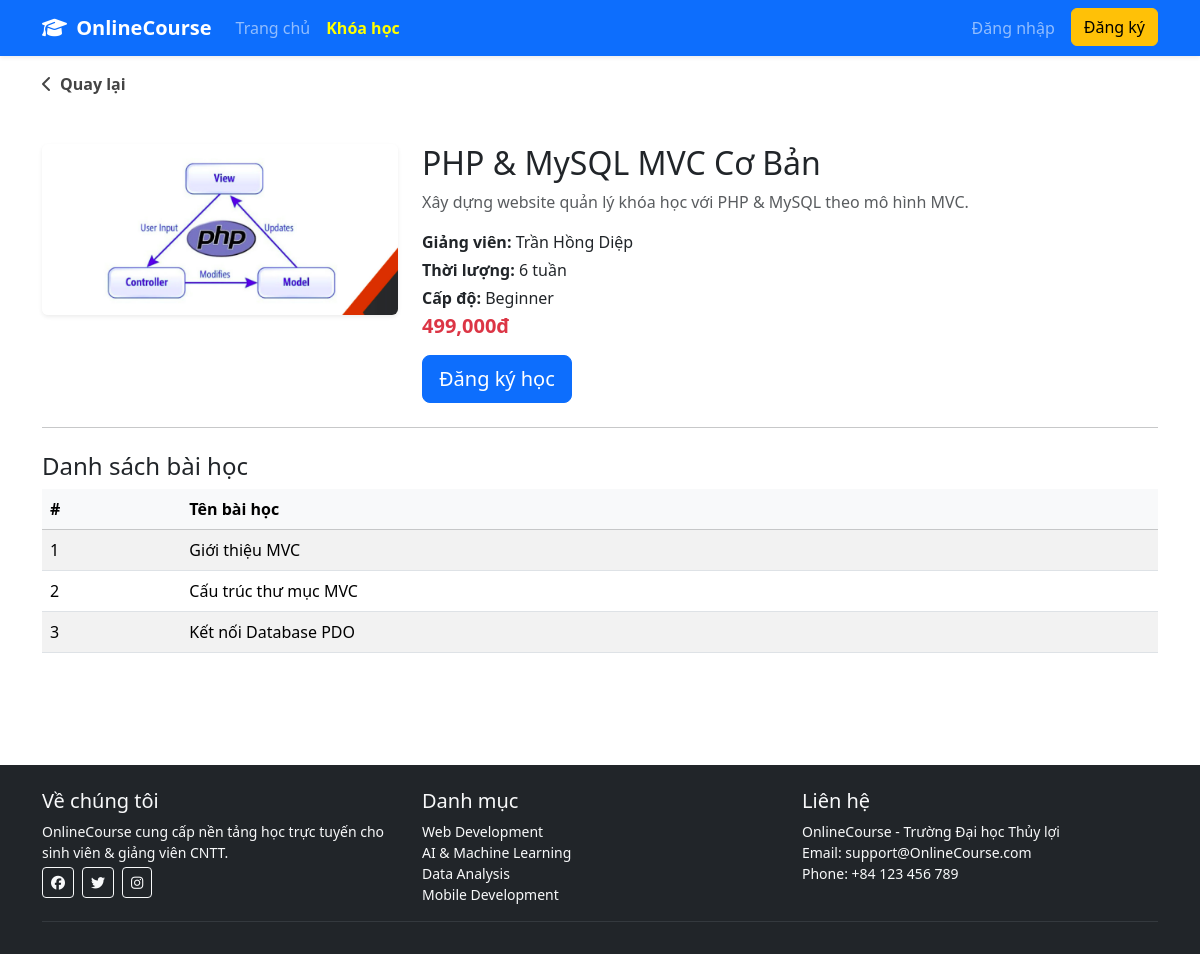
Screenshot of /index.php?controller=course&action=detail&id=1 with the database file from the repository.
### tables this page shows
CREATE TABLE `courses` (
  `id` int(11) NOT NULL,
  `title` varchar(255) NOT NULL,
  `description` text DEFAULT NULL,
  `instructor_id` int(11) NOT NULL,
  `category_id` int(11) NOT NULL,
  `price` decimal(10,2) DEFAULT 0.00,
  `duration_weeks` int(11) DEFAULT 1,
  `level` varchar(50) DEFAULT NULL,
  `image` varchar(255) DEFAULT NULL,
  `created_at` datetime DEFAULT current_timestamp(),
  `updated_at` datetime DEFAULT current_timestamp() ON UPDATE current_timestamp(),
  `approved` tinyint(1) DEFAULT 0
);

CREATE TABLE `users` (
  `id` int(11) NOT NULL,
  `username` varchar(255) NOT NULL,
  `email` varchar(255) NOT NULL,
  `password` varchar(255) NOT NULL,
  `fullname` varchar(255) DEFAULT NULL,
  `role` int(11) NOT NULL DEFAULT 0,
  `created_at` datetime DEFAULT current_timestamp(),
  `avatar` varchar(255) DEFAULT NULL,
  `is_active` tinyint(1) NOT NULL DEFAULT 1
);

CREATE TABLE `lessons` (
  `id` int(11) NOT NULL,
  `course_id` int(11) NOT NULL,
  `title` varchar(255) NOT NULL,
  `content` longtext DEFAULT NULL,
  `video_url` varchar(255) DEFAULT NULL,
  `order` int(11) DEFAULT NULL,
  `created_at` datetime DEFAULT current_timestamp()
);

### controllers/BaseController.php (called while the page is built, shortened)
<?php
abstract class BaseController {
    protected function render($view, $data = []) {
        extract($data);
        include __DIR__ . '/../views/layouts/header.php';
        include __DIR__ . '/../views/' . $view . '.php';
        include __DIR__ . '/../views/layouts/footer.php';
    }
}

### controllers/CourseController.php (called while the page is built, shortened)
<?php
require_once 'BaseController.php';
require_once __DIR__ . '/../models/Course.php';
require_once __DIR__ . '/../models/Lesson.php';
class CourseController extends BaseController {
    private $courseModel;
    private $lessonModel;
    public function __construct() {
        $this->courseModel = new Course();
        $this->lessonModel  = new Lesson();
    }
    public function detail() {
        $id = $_GET['id'] ?? 0;
        $course = $this->courseModel->findById($id);
        $lessons = $this->lessonModel->getByCourse($id);
        $isEnrolled = false;
        $this->render('courses/detail', [
            'course' => $course,
            'lessons' => $lessons,
            'isEnrolled' => $isEnrolled
        ]);
    }
}

### config/Database.php (called while the page is built, shortened)
<?php
class Database {
    private $host = "127.0.0.1";
    private $dbname = "onlinecourse";
    private $username = "root";
    private $password = "";
    public function connect() {
        $this->conn = null;
        try {
            $this->conn = new PDO(
                "mysql:host=".$this->host.";dbname=".$this->dbname.";charset=utf8mb4",
                $this->username,
                $this->password
            );
            $this->conn->setAttribute(PDO::ATTR_ERRMODE, PDO::ERRMODE_EXCEPTION);
        } catch(PDOException $e) {
            die("Kết nối thất bại: " . $e->getMessage());
        }
        return $this->conn;
    }
    public static function getConnection() {
        $db = new Database();
        return $db->connect();
    }
}

### models/Course.php (called while the page is built, shortened)
<?php
require_once __DIR__ . '/../config/Database.php';
class Course {
    private $pdo;
    public function __construct() {
        $this->pdo = Database::getConnection();
    }
    public function findById($id) {
        $sql = "SELECT
                    c.id,
                    c.title,
                    c.description,
                    c.category_id,
                    c.instructor_id,
                    c.duration_weeks,
                    c.level,
                    c.price,
                    c.image,
                    u.fullname AS instructor
                FROM courses c
                LEFT JOIN users u ON c.instructor_id = u.id
                WHERE c.id = ?
                LIMIT 1";
        $stmt = $this->pdo->prepare($sql);
        $stmt->execute([$id]);
        return $stmt->fetch(PDO::FETCH_ASSOC);
    }
}

### models/Lesson.php (called while the page is built, shortened)
<?php
require_once __DIR__ . '/../config/Database.php';
class Lesson {
    private $pdo;
    public function __construct() {
        $this->pdo = Database::getConnection();
    }
    public function getByCourse($courseId) {
        $sql = "SELECT * FROM lessons
                WHERE course_id = ?
                ORDER BY `order` ASC";
        $stmt = $this->pdo->prepare($sql);
        $stmt->execute([$courseId]);
        return $stmt->fetchAll(PDO::FETCH_ASSOC);
    }
}

### views/courses/detail.php (the view, shortened to what this page needs)
<div class="container py-5">
    <div class="row g-4">
        <div class="col-md-4">
            <img src="assets/uploads/courses/<?= htmlspecialchars($course['image']) ?>"
                 class="img-fluid rounded shadow-sm"
                 alt="<?= htmlspecialchars($course['title']) ?>">
        </div>
        <div class="col-md-8">
            <h2><?= htmlspecialchars($course['title']) ?></h2>
            <p class="text-muted"><?= htmlspecialchars($course['description']) ?></p>
            <p class="mb-1"><strong>Giảng viên:</strong> <?= htmlspecialchars($course['instructor']) ?></p>
            <p class="mb-1"><strong>Thời lượng:</strong> <?= $course['duration_weeks'] ?> tuần</p>
            <p class="mb-1"><strong>Cấp độ:</strong> <?= htmlspecialchars($course['level']) ?></p>
            <p class="mb-3">
                <span class="fw-bold text-danger h5 mb-0"><?= number_format($course['price']) . "đ" ?></span>
            </p>
            <?php if (!$currentUser): ?>
                <a href="index.php?controller=auth&action=login"
                class="btn btn-primary btn-lg">
                Đăng ký học
                </a>
            <?php elseif ($isEnrolled): ?>
                <button class="btn btn-secondary btn-lg" disabled>Đã đăng ký</button>
            <?php endif; ?>
        </div>
    </div>
    <hr class="my-4">
    <h4>Danh sách bài học</h4>
    <div class="table-responsive">
        <table class="table table-striped align-middle">
            <thead class="table-light">
            <tr>
                <th>#</th>
                <th>Tên bài học</th>
            </tr>
            </thead>
            <tbody>
            <?php foreach ($lessons as $lesson): ?>
                <tr>
                    <td><?= $lesson['order'] ?></td>
                    <td><?= htmlspecialchars($lesson['title']) ?></td>
                </tr>
            <?php endforeach; ?>
            </tbody>
        </table>
    </div>
</div>

### rows the page displays
courses: image (picture), title "PHP & MySQL MVC Cơ Bản", description "Xây dựng website quản lý khóa học với PHP & MySQL theo mô hình MVC.", instructor.fullname "Trần Hồng Diệp", duration_weeks "6", level "Beginner", price "499,000"
lessons: order "1", title "Giới thiệu MVC"
lessons: order "2", title "Cấu trúc thư mục MVC"
lessons: order "3", title "Kết nối Database PDO"
